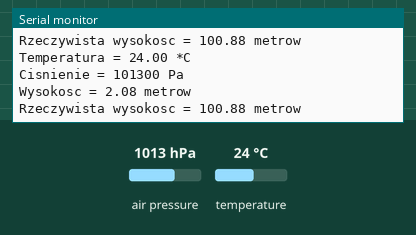
Recording of a sketch running on a simulated Arduino Uno, built with avr-gcc and run on an emulated ATmega328P. Parts: the last lines printed to the serial monitor. The test bench sets the inputs (shaded band); at power-on: air pressure 1013 hPa, temperature 24 °C.

Above: at 1.2 s.
1.3 s: air pressure set to 952 hPa
At 2.01 s:
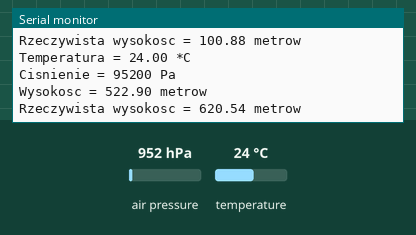
4.4 s: temperature set to 12 °C
5.9 s: air pressure set to 975 hPa
At 6.4 s:
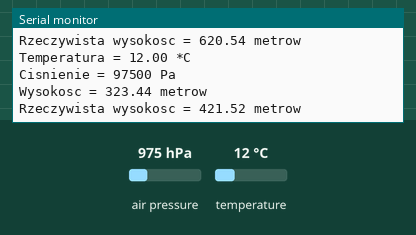
Timing chart, 0 to 8.9 s (numbered marks = the images above; inputs shaded):
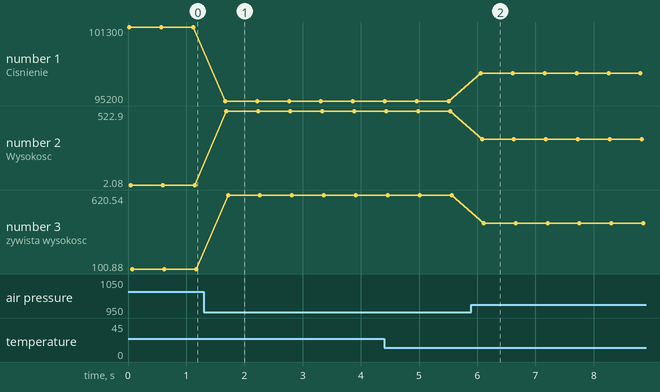

Measured:
- after the input at 1.3 s, the serial monitor: prints a new line after 0.37 s (image 1)
- after the input at 5.9 s, the serial monitor: prints a new line after 0.16 s (image 2)
- plotted number 1: 101300 → 95200 after the input at 1.3 s, 95200 → 97500 after the input at 5.9 s
- plotted number 2: 2.08 → 522.9 after the input at 1.3 s, 522.9 → 323.44 after the input at 5.9 s
- plotted number 3: 100.88 → 620.54 after the input at 1.3 s, 620.54 → 421.52 after the input at 5.9 s

The sketch:

bmp180test.ino
```cpp
    #include <Wire.h>
    #include <Adafruit_BMP085.h>

    Adafruit_BMP085 bmp;

    void setup()
    {
      Serial.begin(9600);

      // Jako parametr mozemy podav dokladnosc - domyslnie 3
      // 0 - niski pobór energii - najszybszy pomiar
      // 1 - standardowy pomiar
      // 2 - wysoka precyzja
      // 3 - super wysoka precyzja - najwolniejszy pomiar
      if (!bmp.begin())
      {
        Serial.println("Nie odnaleziono czujnika BMP085 / BMP180");
        while (1) {}
      }
    }

    void loop()
    {
        // Odczytujemy temperaturę
        Serial.print("Temperatura = ");
        Serial.print(bmp.readTemperature());
        Serial.println(" *C");

        // Odczytujemy cisnienie
        Serial.print("Cisnienie = ");
        Serial.print(bmp.readPressure());
        Serial.println(" Pa");


        // Obliczamy wysokosc dla domyslnego cisnienia przy pozimie morza
        // p0 = 1013.25 millibar = 101325 Pascal
        Serial.print("Wysokosc = ");
        Serial.print(bmp.readAltitude());
        Serial.println(" metrow");

        // Jesli znamy aktualne cisnienie przy poziomie morza,
        // mozemy dokladniej wyliczyc wysokosc, padajac je jako parametr
        Serial.print("Rzeczywista wysokosc = ");
        Serial.print(bmp.readAltitude(102520));
        Serial.println(" metrow");

        Serial.println();
        delay(500);
    }
```
